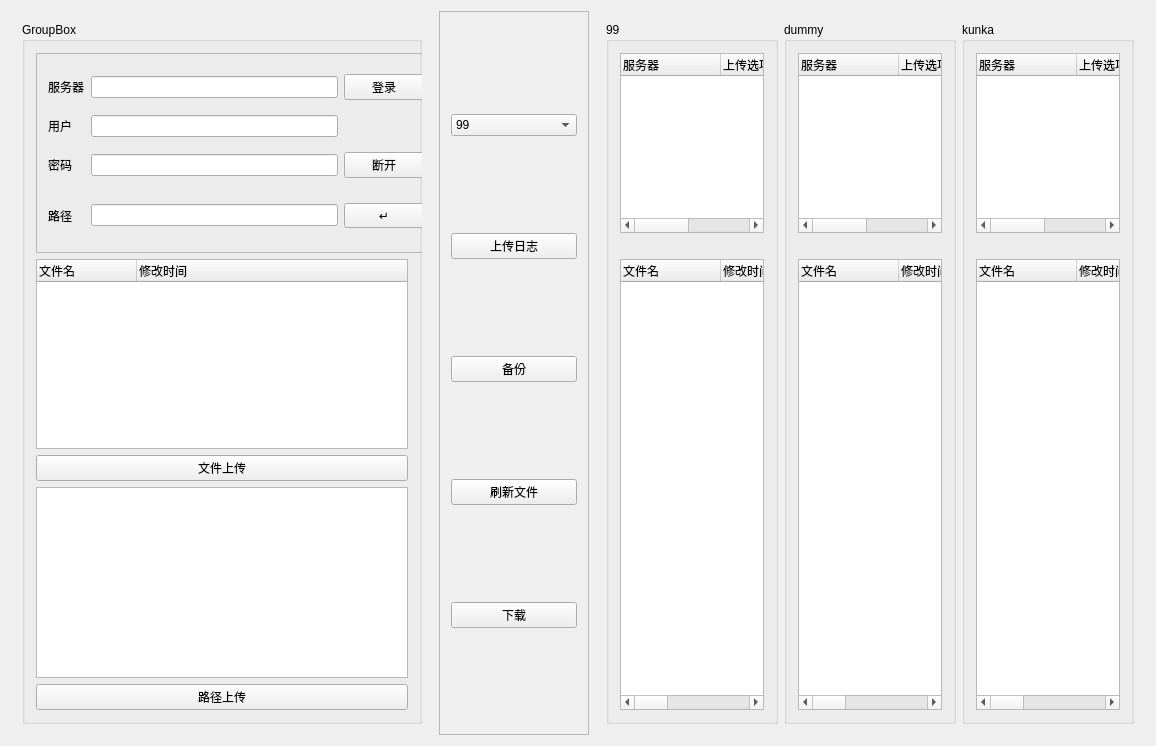
<?xml version="1.0" encoding="UTF-8"?>
<ui version="4.0">
 <class>MainWindow</class>
 <widget class="QMainWindow" name="MainWindow">
  <property name="geometry">
   <rect>
    <x>0</x>
    <y>0</y>
    <width>1156</width>
    <height>744</height>
   </rect>
  </property>
  <property name="sizePolicy">
   <sizepolicy hsizetype="Expanding" vsizetype="Expanding">
    <horstretch>0</horstretch>
    <verstretch>0</verstretch>
   </sizepolicy>
  </property>
  <property name="windowTitle">
   <string>MainWindow</string>
  </property>
  <widget class="QWidget" name="centralWidget">
   <property name="sizePolicy">
    <sizepolicy hsizetype="Preferred" vsizetype="Preferred">
     <horstretch>0</horstretch>
     <verstretch>0</verstretch>
    </sizepolicy>
   </property>
   <layout class="QHBoxLayout" name="horizontalLayout">
    <item>
     <widget class="QWidget" name="widget_2" native="true">
      <property name="maximumSize">
       <size>
        <width>800</width>
        <height>16777215</height>
       </size>
      </property>
      <layout class="QGridLayout" name="gridLayout_9">
       <item row="0" column="0">
        <widget class="QGroupBox" name="groupBox">
         <property name="sizePolicy">
          <sizepolicy hsizetype="Expanding" vsizetype="Expanding">
           <horstretch>0</horstretch>
           <verstretch>0</verstretch>
          </sizepolicy>
         </property>
         <property name="minimumSize">
          <size>
           <width>400</width>
           <height>700</height>
          </size>
         </property>
         <property name="maximumSize">
          <size>
           <width>16777215</width>
           <height>16777215</height>
          </size>
         </property>
         <property name="title">
          <string>GroupBox</string>
         </property>
         <layout class="QGridLayout" name="gridLayout_2">
          <item row="0" column="0">
           <widget class="QFrame" name="frame_3">
            <property name="sizePolicy">
             <sizepolicy hsizetype="Expanding" vsizetype="Expanding">
              <horstretch>0</horstretch>
              <verstretch>0</verstretch>
             </sizepolicy>
            </property>
            <property name="minimumSize">
             <size>
              <width>400</width>
              <height>200</height>
             </size>
            </property>
            <property name="maximumSize">
             <size>
              <width>16777215</width>
              <height>200</height>
             </size>
            </property>
            <property name="frameShape">
             <enum>QFrame::StyledPanel</enum>
            </property>
            <property name="frameShadow">
             <enum>QFrame::Raised</enum>
            </property>
            <layout class="QGridLayout" name="gridLayout_5">
             <item row="0" column="4">
              <widget class="QPushButton" name="BTN_LOGIN">
               <property name="text">
                <string>登录</string>
               </property>
              </widget>
             </item>
             <item row="4" column="0">
              <widget class="QLabel" name="LAB_PASSWORD">
               <property name="text">
                <string>密码</string>
               </property>
              </widget>
             </item>
             <item row="4" column="2">
              <widget class="QLineEdit" name="EDIT_PASSWORD"/>
             </item>
             <item row="7" column="0">
              <widget class="QLabel" name="LAB_LOCAL_PATH">
               <property name="text">
                <string>路径</string>
               </property>
              </widget>
             </item>
             <item row="7" column="4">
              <widget class="QPushButton" name="BTN_SELECT_PATH">
               <property name="font">
                <font>
                 <family>楷体</family>
                 <pointsize>9</pointsize>
                 <weight>50</weight>
                 <italic>false</italic>
                 <bold>false</bold>
                </font>
               </property>
               <property name="text">
                <string>↵</string>
               </property>
              </widget>
             </item>
             <item row="4" column="4">
              <widget class="QPushButton" name="BTN_LOGOUT">
               <property name="text">
                <string>断开</string>
               </property>
              </widget>
             </item>
             <item row="2" column="2">
              <widget class="QLineEdit" name="EDIT_USER"/>
             </item>
             <item row="2" column="0">
              <widget class="QLabel" name="LAB_USER">
               <property name="text">
                <string>用户</string>
               </property>
              </widget>
             </item>
             <item row="0" column="2">
              <widget class="QLineEdit" name="EDIT_SERVER"/>
             </item>
             <item row="0" column="0">
              <widget class="QLabel" name="LAB_SERVER">
               <property name="text">
                <string>服务器</string>
               </property>
              </widget>
             </item>
             <item row="7" column="2">
              <widget class="QLineEdit" name="EDIT_LOCAL_PATH"/>
             </item>
             <item row="5" column="2">
              <spacer name="verticalSpacer">
               <property name="orientation">
                <enum>Qt::Vertical</enum>
               </property>
               <property name="sizeType">
                <enum>QSizePolicy::Fixed</enum>
               </property>
               <property name="sizeHint" stdset="0">
                <size>
                 <width>20</width>
                 <height>10</height>
                </size>
               </property>
              </spacer>
             </item>
            </layout>
           </widget>
          </item>
          <item row="5" column="0">
           <widget class="QPushButton" name="BTN_UPLOADPATH">
            <property name="text">
             <string>路径上传</string>
            </property>
           </widget>
          </item>
          <item row="2" column="0">
           <widget class="QTreeWidget" name="TREE_LOCAL">
            <property name="sizePolicy">
             <sizepolicy hsizetype="Expanding" vsizetype="Expanding">
              <horstretch>0</horstretch>
              <verstretch>0</verstretch>
             </sizepolicy>
            </property>
            <column>
             <property name="text">
              <string>文件名</string>
             </property>
            </column>
            <column>
             <property name="text">
              <string>修改时间</string>
             </property>
            </column>
           </widget>
          </item>
          <item row="3" column="0">
           <widget class="QPushButton" name="BTN_UPLOAD">
            <property name="text">
             <string>文件上传</string>
            </property>
           </widget>
          </item>
          <item row="4" column="0">
           <widget class="QTextEdit" name="EDIT_PATH_UPLOAD"/>
          </item>
         </layout>
        </widget>
       </item>
      </layout>
     </widget>
    </item>
    <item>
     <layout class="QGridLayout" name="gridLayout">
      <property name="sizeConstraint">
       <enum>QLayout::SetDefaultConstraint</enum>
      </property>
      <item row="0" column="1">
       <widget class="QFrame" name="frame">
        <property name="minimumSize">
         <size>
          <width>150</width>
          <height>724</height>
         </size>
        </property>
        <property name="maximumSize">
         <size>
          <width>150</width>
          <height>16777215</height>
         </size>
        </property>
        <property name="frameShape">
         <enum>QFrame::StyledPanel</enum>
        </property>
        <property name="frameShadow">
         <enum>QFrame::Raised</enum>
        </property>
        <layout class="QVBoxLayout" name="verticalLayout">
         <item>
          <widget class="QComboBox" name="COMBOX_GAME">
           <item>
            <property name="text">
             <string>99</string>
            </property>
           </item>
           <item>
            <property name="text">
             <string>dummy</string>
            </property>
           </item>
           <item>
            <property name="text">
             <string>kunka</string>
            </property>
           </item>
          </widget>
         </item>
         <item>
          <widget class="QPushButton" name="BTN_UPLOAD_LOG">
           <property name="text">
            <string>上传日志</string>
           </property>
          </widget>
         </item>
         <item>
          <widget class="QPushButton" name="BTN_BACKUP">
           <property name="text">
            <string>备份</string>
           </property>
          </widget>
         </item>
         <item>
          <widget class="QPushButton" name="BTN_FLUSH_FILE">
           <property name="text">
            <string>刷新文件</string>
           </property>
          </widget>
         </item>
         <item>
          <widget class="QPushButton" name="BTN_DOWNLOAD">
           <property name="text">
            <string>下载</string>
           </property>
          </widget>
         </item>
        </layout>
       </widget>
      </item>
     </layout>
    </item>
    <item>
     <widget class="QWidget" name="widget" native="true">
      <property name="sizePolicy">
       <sizepolicy hsizetype="Expanding" vsizetype="Expanding">
        <horstretch>0</horstretch>
        <verstretch>0</verstretch>
       </sizepolicy>
      </property>
      <property name="minimumSize">
       <size>
        <width>500</width>
        <height>724</height>
       </size>
      </property>
      <property name="cursor">
       <cursorShape>ArrowCursor</cursorShape>
      </property>
      <layout class="QHBoxLayout" name="horizontalLayout_2">
       <item>
        <widget class="QGroupBox" name="GRPBOX_99">
         <property name="enabled">
          <bool>true</bool>
         </property>
         <property name="sizePolicy">
          <sizepolicy hsizetype="Expanding" vsizetype="Expanding">
           <horstretch>0</horstretch>
           <verstretch>0</verstretch>
          </sizepolicy>
         </property>
         <property name="minimumSize">
          <size>
           <width>0</width>
           <height>700</height>
          </size>
         </property>
         <property name="cursor">
          <cursorShape>ArrowCursor</cursorShape>
         </property>
         <property name="title">
          <string>99</string>
         </property>
         <property name="flat">
          <bool>false</bool>
         </property>
         <property name="checkable">
          <bool>false</bool>
         </property>
         <layout class="QGridLayout" name="gridLayout_8">
          <item row="0" column="0">
           <widget class="QTreeWidget" name="TREE_99_SERVER">
            <property name="minimumSize">
             <size>
              <width>0</width>
              <height>180</height>
             </size>
            </property>
            <property name="maximumSize">
             <size>
              <width>16777215</width>
              <height>180</height>
             </size>
            </property>
            <column>
             <property name="text">
              <string notr="true">服务器</string>
             </property>
            </column>
            <column>
             <property name="text">
              <string>上传选项</string>
             </property>
            </column>
            <column>
             <property name="text">
              <string>备注</string>
             </property>
            </column>
           </widget>
          </item>
          <item row="1" column="0">
           <widget class="QLabel" name="LAB_99_PATH">
            <property name="text">
             <string/>
            </property>
           </widget>
          </item>
          <item row="2" column="0">
           <widget class="QTreeWidget" name="TREE_99_REMOTE_FILE">
            <column>
             <property name="text">
              <string>文件名</string>
             </property>
            </column>
            <column>
             <property name="text">
              <string>修改时间</string>
             </property>
            </column>
            <column>
             <property name="text">
              <string>权限</string>
             </property>
            </column>
            <column>
             <property name="text">
              <string>所属用户</string>
             </property>
            </column>
            <column>
             <property name="text">
              <string>文件大小</string>
             </property>
            </column>
           </widget>
          </item>
         </layout>
        </widget>
       </item>
       <item>
        <widget class="QGroupBox" name="GRPBOX_DUMMY">
         <property name="enabled">
          <bool>true</bool>
         </property>
         <property name="sizePolicy">
          <sizepolicy hsizetype="Expanding" vsizetype="Expanding">
           <horstretch>0</horstretch>
           <verstretch>0</verstretch>
          </sizepolicy>
         </property>
         <property name="minimumSize">
          <size>
           <width>0</width>
           <height>700</height>
          </size>
         </property>
         <property name="inputMethodHints">
          <set>Qt::ImhNone</set>
         </property>
         <property name="title">
          <string>dummy</string>
         </property>
         <property name="flat">
          <bool>false</bool>
         </property>
         <property name="checkable">
          <bool>false</bool>
         </property>
         <layout class="QGridLayout" name="gridLayout_7">
          <item row="5" column="0">
           <widget class="QTreeWidget" name="TREE_DUMMY_REMOTE_FILE">
            <column>
             <property name="text">
              <string>文件名</string>
             </property>
            </column>
            <column>
             <property name="text">
              <string>修改时间</string>
             </property>
            </column>
            <column>
             <property name="text">
              <string>权限</string>
             </property>
            </column>
            <column>
             <property name="text">
              <string>所属用户</string>
             </property>
            </column>
            <column>
             <property name="text">
              <string>文件大小</string>
             </property>
            </column>
           </widget>
          </item>
          <item row="2" column="0">
           <widget class="QLabel" name="LAB_DUMMY_PATH">
            <property name="text">
             <string/>
            </property>
           </widget>
          </item>
          <item row="1" column="0">
           <widget class="QTreeWidget" name="TREE_DUMMY_SERVER">
            <property name="minimumSize">
             <size>
              <width>0</width>
              <height>180</height>
             </size>
            </property>
            <property name="maximumSize">
             <size>
              <width>16777215</width>
              <height>180</height>
             </size>
            </property>
            <column>
             <property name="text">
              <string notr="true">服务器</string>
             </property>
            </column>
            <column>
             <property name="text">
              <string>上传选项</string>
             </property>
            </column>
            <column>
             <property name="text">
              <string>备注</string>
             </property>
            </column>
           </widget>
          </item>
         </layout>
        </widget>
       </item>
       <item>
        <widget class="QGroupBox" name="GRPBOX_KUNKA">
         <property name="enabled">
          <bool>true</bool>
         </property>
         <property name="sizePolicy">
          <sizepolicy hsizetype="Expanding" vsizetype="Expanding">
           <horstretch>0</horstretch>
           <verstretch>0</verstretch>
          </sizepolicy>
         </property>
         <property name="minimumSize">
          <size>
           <width>0</width>
           <height>700</height>
          </size>
         </property>
         <property name="inputMethodHints">
          <set>Qt::ImhNone</set>
         </property>
         <property name="title">
          <string>kunka</string>
         </property>
         <property name="flat">
          <bool>false</bool>
         </property>
         <property name="checkable">
          <bool>false</bool>
         </property>
         <layout class="QGridLayout" name="gridLayout_6">
          <item row="0" column="0">
           <widget class="QTreeWidget" name="TREE_KUNKA_SERVER">
            <property name="minimumSize">
             <size>
              <width>0</width>
              <height>180</height>
             </size>
            </property>
            <property name="maximumSize">
             <size>
              <width>16777215</width>
              <height>180</height>
             </size>
            </property>
            <column>
             <property name="text">
              <string notr="true">服务器</string>
             </property>
            </column>
            <column>
             <property name="text">
              <string>上传选项</string>
             </property>
            </column>
            <column>
             <property name="text">
              <string>备注</string>
             </property>
            </column>
           </widget>
          </item>
          <item row="3" column="0">
           <widget class="QTreeWidget" name="TREE_KUNKA_REMOTE_FILE">
            <column>
             <property name="text">
              <string>文件名</string>
             </property>
            </column>
            <column>
             <property name="text">
              <string>修改时间</string>
             </property>
            </column>
            <column>
             <property name="text">
              <string>权限</string>
             </property>
            </column>
            <column>
             <property name="text">
              <string>所属用户</string>
             </property>
            </column>
            <column>
             <property name="text">
              <string>文件大小</string>
             </property>
            </column>
           </widget>
          </item>
          <item row="2" column="0">
           <widget class="QLabel" name="LAB_KUNKA_PATH">
            <property name="text">
             <string/>
            </property>
           </widget>
          </item>
         </layout>
        </widget>
       </item>
      </layout>
     </widget>
    </item>
   </layout>
  </widget>
 </widget>
 <layoutdefault spacing="6" margin="11"/>
 <resources/>
 <connections/>
</ui>
